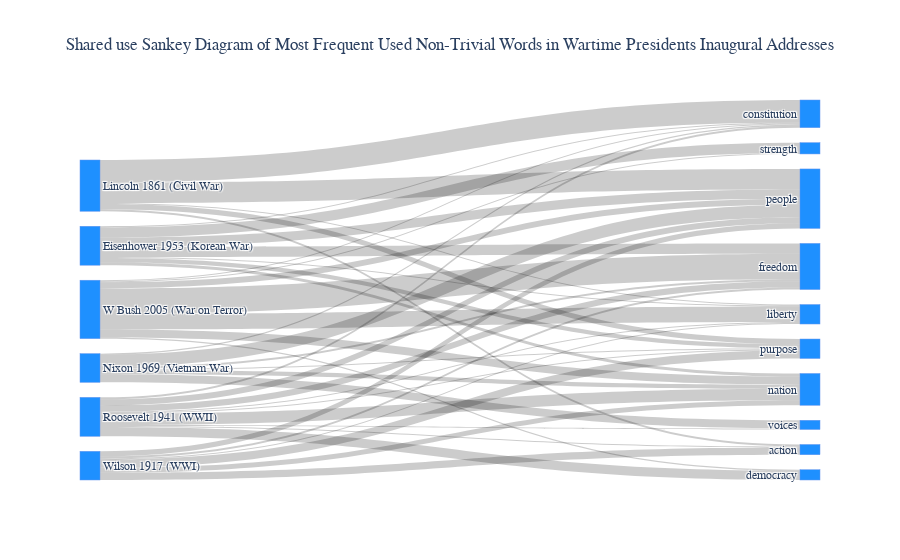

The cell this chart's notebook holds for it:
### Markdown cell above
A Sankey diagram is particularly useful in detailing the similarities and the degree of these similarities:

### Code cell
# create df and sankey
word_counts = [lincoln_word_count, wilson_word_count, roosevelt_word_count, 
               eisenhower_word_count, nixon_word_count, wbush_word_count]

common_word_df = sankey_df(titles, word_counts, top_words)

make_sankey(common_word_df, 'Speech', 'Word', 'Count')

### Figure 1 — Plotly figure (JSON) as saved in the notebook; plotly's stock layout.template omitted (floating-point values rounded to 4 significant figures)
{"data": [{"link": {"source": [9, 9, 9, 9, 9, 9, 9, 9, 9, 9, 19, 19, 19, 19, 19, 19, 19, 19, 19, 19, 29, 29, 29, 29, 29, 29, 29, 29, 29, 29, 39, 39, 39, 39, 39, 39, 39, 39, 39, 39, 49, 49, 49, 49, 49, 49, 49, 49, 49, 49, 59, 59, 59, 59, 59, 59, 59, 59, 59, 59], "target": [110, 111, 112, 113, 114, 115, 116, 117, 118, 119, 110, 111, 112, 113, 114, 115, 116, 117, 118, 119, 110, 111, 112, 113, 114, 115, 116, 117, 118, 119, 110, 111, 112, 113, 114, 115, 116, 117, 118, 119, 110, 111, 112, 113, 114, 115, 116, 117, 118, 119, 110, 111, 112, 113, 114, 115, 116, 117, 118, 119], "value": [20, 0, 22, 5, 0, 2, 0, 0, 1, 0, 5, 2, 0, 8, 0, 7, 0, 5, 1, 0, 6, 6, 2, 1, 0, 1, 9, 11, 1, 1, 9, 10, 1, 4, 10, 0, 0, 3, 1, 0, 12, 2, 1, 1, 0, 0, 0, 4, 0, 8, 6, 25, 1, 0, 1, 0, 1, 8, 15, 0]}, "node": {"color": "DodgerBlue", "label": ["Lincoln 1861 (Civil War)", "Lincoln 1861 (Civil War)", "Lincoln 1861 (Civil War)", "Lincoln 1861 (Civil War)", "Lincoln 1861 (Civil War)", "Lincoln 1861 (Civil War)", "Lincoln 1861 (Civil War)", "Lincoln 1861 (Civil War)", "Lincoln 1861 (Civil War)", "Lincoln 1861 (Civil War)", "Wilson 1917 (WWI)", "Wilson 1917 (WWI)", "Wilson 1917 (WWI)", "Wilson 1917 (WWI)", "Wilson 1917 (WWI)", "Wilson 1917 (WWI)", "Wilson 1917 (WWI)", "Wilson 1917 (WWI)", "Wilson 1917 (WWI)", "Wilson 1917 (WWI)", "Roosevelt 1941 (WWII)", "Roosevelt 1941 (WWII)", "Roosevelt 1941 (WWII)", "Roosevelt 1941 (WWII)", "Roosevelt 1941 (WWII)", "Roosevelt 1941 (WWII)", "Roosevelt 1941 (WWII)", "Roosevelt 1941 (WWII)", "Roosevelt 1941 (WWII)", "Roosevelt 1941 (WWII)", "Eisenhower 1953 (Korean War)", "Eisenhower 1953 (Korean War)", "Eisenhower 1953 (Korean War)", "Eisenhower 1953 (Korean War)", "Eisenhower 1953 (Korean War)", "Eisenhower 1953 (Korean War)", "Eisenhower 1953 (Korean War)", "Eisenhower 1953 (Korean War)", "Eisenhower 1953 (Korean War)", "Eisenhower 1953 (Korean War)", "Nixon 1969 (Vietnam War)", "Nixon 1969 (Vietnam War)", "Nixon 1969 (Vietnam War)", "Nixon 1969 (Vietnam War)", "Nixon 1969 (Vietnam War)", "Nixon 1969 (Vietnam War)", "Nixon 1969 (Vietnam War)", "Nixon 1969 (Vietnam War)", "Nixon 1969 (Vietnam War)", "Nixon 1969 (Vietnam War)", "W Bush 2005 (War on Terror)", "W Bush 2005 (War on Terror)", "W Bush 2005 (War on Terror)", "W Bush 2005 (War on Terror)", "W Bush 2005 (War on Terror)", "W Bush 2005 (War on Terror)", "W Bush 2005 (War on Terror)", "W Bush 2005 (War on Terror)", "W Bush 2005 (War on Terror)", "W Bush 2005 (War on Terror)", "people", "freedom", "constitution", "purpose", "strength", "action", "democracy", "nation", "liberty", "voices", "people", "freedom", "constitution", "purpose", "strength", "action", "democracy", "nation", "liberty", "voices", "people", "freedom", "constitution", "purpose", "strength", "action", "democracy", "nation", "liberty", "voices", "people", "freedom", "constitution", "purpose", "strength", "action", "democracy", "nation", "liberty", "voices", "people", "freedom", "constitution", "purpose", "strength", "action", "democracy", "nation", "liberty", "voices", "people", "freedom", "constitution", "purpose", "strength", "action", "democracy", "nation", "liberty", "voices"], "line": {"color": "cornflowerblue", "width": 0.5}, "pad": 15, "thickness": 20}, "type": "sankey", "valuesuffix": " Times"}], "layout": {"font": {"family": "Optima"}, "title": {"text": "Shared use Sankey Diagram of Most Frequent Used Non-Trivial Words in Wartime Presidents Inaugural Addresses", "x": 0.5, "xanchor": "center"}}}
